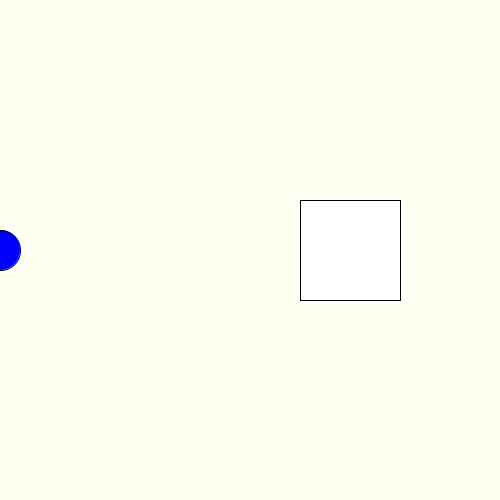
Frame 1 (no input)
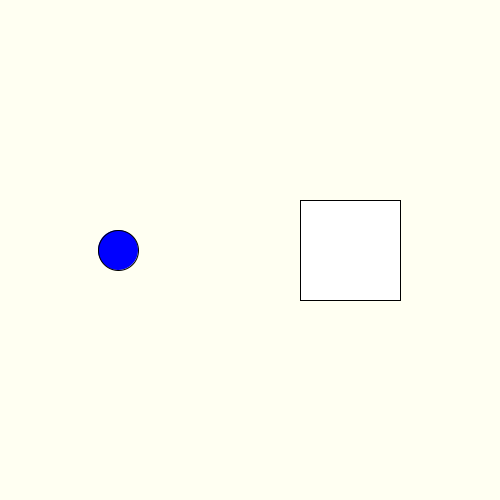
Frame 60 (the mouse pressed at the canvas centre just before this capture)
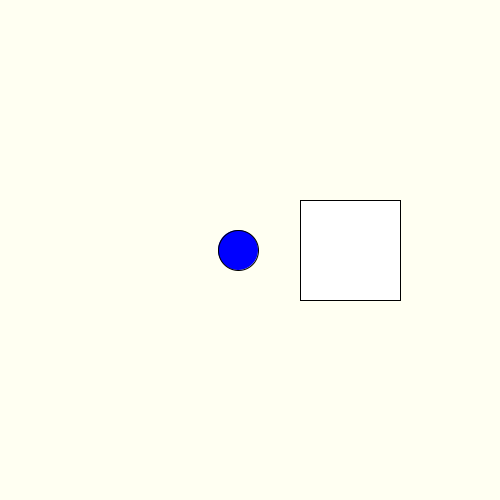
Frame 120 (the mouse held since frame 60 and released just before this capture)

The Processing sketch that drew these frames (run headless with seeded random() and noise(); from frame 60 on, the mouse is pressed at the canvas centre):

// Processing sketch: week17_14_stage_class_Circle_insideRectAndKeyPressed_change1
// ── week17_14_stage_class_Circle_insideRectAndKeyPressed_change1.pde
// week17_14_stage_class_Circle_insideRectAndKeyPressed_change1
void setup(){
  size(500,500);
  c.y = 250;
  c.dir = UP;
}
Circle c = new Circle();
void draw(){
  background(#FFFFF2);
  fill(255); 
  rect(300, 200, 100, 100);
  c.insideRectAndKeyPressed(c, 300, 200, 100, 100); 
  c.draw();
  c.update();
}
class Circle {
  int state = 0; //0: normal blue, 1: animation white, 2: red
  int animT = 0;
  int dir = 0;
  float x, y;
  void draw(){
    if(state==0) fill(0,0,255);
    if(state==1) fill( 255, lerp(255, 0, 1-animT/60.0), lerp(255, 0, 1-animT/60.0));
    if(state==2) fill(255,0,0);
    ellipse(x, y, 40, 40);
  }
  void insideRectAndKeyPressed(Circle c, int x, int y, int w, int h) {
    if(x<c.x && c.x <x+w && y<c.y && c.y<y+h){
      if(keyPressed && keyCode==c.dir) c.change1();
    }
  }
  void change1(){
    state = 1;
    animT = 60; //要從很白,慢慢變紅, 花1秒    
  }
  void update(){
    x+=2;
    if(state==1){
      animT--;
      if(animT==0) state=2;
    }
    if(x>500){
      state=0;
      x = 0;
    }
  }
}
